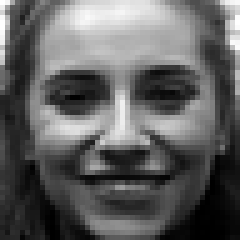
#> input picture projectImage/S014_005_00000015.png, 48 x 48 px, found by its file name (shown 5 times larger)
$ python test.py
#> lines starting #> are read from the running program, lines starting #| are printed output that depends on the picture
import cv2
#from PIL import Image
from skimage.io import imread, imshow

import numpy as np
#from skimage.filters import gabor
#from skimage import io
from matplotlib import pyplot as plt  # doctest: +SKIP
from skimage.filters import prewitt_h,prewitt_v

#image = cv2.imread("C:\\Users\\CRIZMA-MEGA STOR\\Desktop\\imageProject\\projectImage\\dataset\\happy\\S022_005_00000030.png")

#im = Image.open("C:\\Users\\CRIZMA-MEGA STOR\\Desktop\\imageProject\\projectImage\\dataset\\happy\\S022_005_00000030.png")

image = imread("C:\\Users\\CRIZMA-MEGA STOR\\Desktop\\imageProject\\projectImage\\dataset\\happy\\S014_005_00000015.png", as_gray=True)
#> image is the input picture: shape (48, 48); min 0, max 255, mean 95.9
#imshow(image)
edges_prewitt_horizontal = prewitt_h(image)
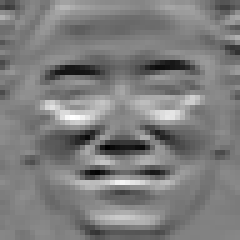
#> edges_prewitt_horizontal: shape (48, 48) float64 (shown 5 times larger); min -0.6, max 0.574, mean -0.0218; drawn with min black and max white
#calculating vertical edges using prewitt kernel
edges_prewitt_vertical = prewitt_v(image)
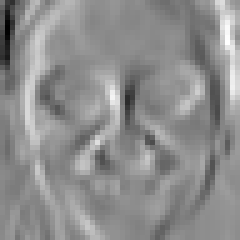
#> edges_prewitt_vertical: shape (48, 48) float64 (shown 5 times larger); min -0.714, max 0.566, mean -0.000385; drawn with min black and max white

thresh = 255
im_bw = cv2.threshold(edges_prewitt_vertical, thresh, 255, cv2.THRESH_BINARY)[1]
#> im_bw: shape (48, 48) float64; every value is 0
imshow(edges_prewitt_vertical, cmap='gray')

image.shape
# imshow(image)
#pixel features
'''
features = np.reshape(image, (48*48))
print(features)
 # detecting edges in a coin image
 '''
#> (the run stopped early here; a loop or call above may not have finished)
